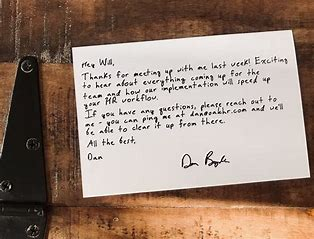
#> input picture images/sample.jpg, 314 x 239 px
$ python -i preprocess.py   (imports and definitions only)
#> lines starting #> are read from the running program, lines starting #| are printed output that depends on the picture
import cv2

def load_and_preprocess_image(image_path):
#> called with image_path = '../../images/sample.jpg'
    image = cv2.imread(image_path)
#> image is the input picture: shape (239, 314, 3); mean B, G, R 120.6, 133.9, 155
    image = cv2.resize(image, (800, 600))
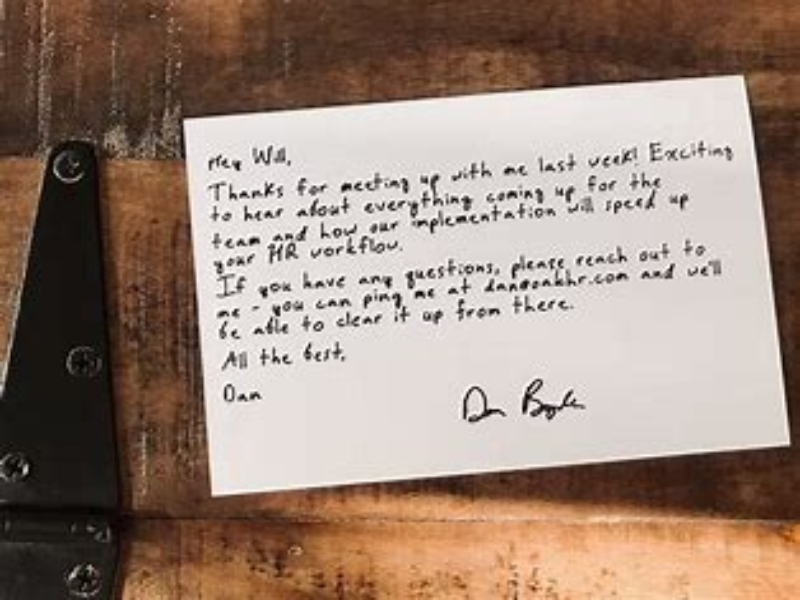
#> image: shape (600, 800, 3); mean B, G, R 120.5, 133.8, 154.9
    gray = cv2.cvtColor(image, cv2.COLOR_BGR2GRAY)
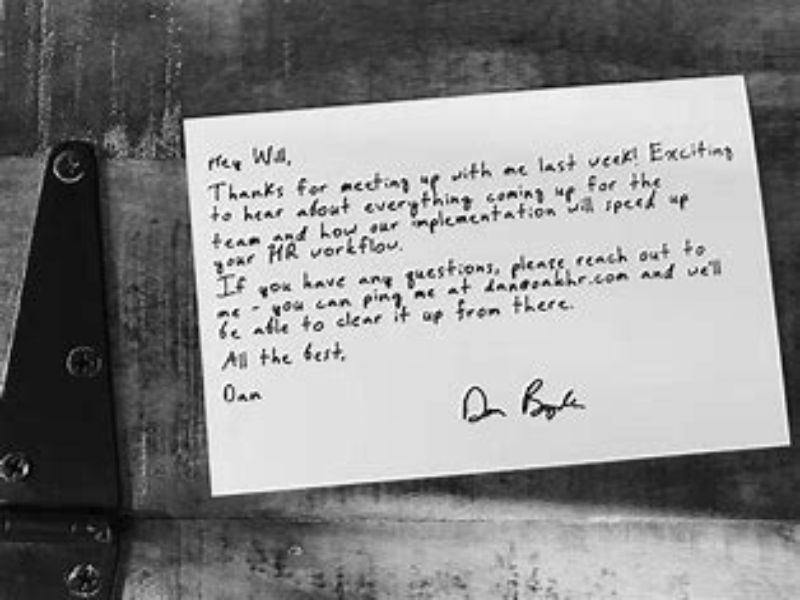
#> gray: shape (600, 800); min 1, max 254, mean 138.6
    blurred = cv2.GaussianBlur(gray, (5, 5), 0)
    edged = cv2.Canny(blurred, 30, 150)
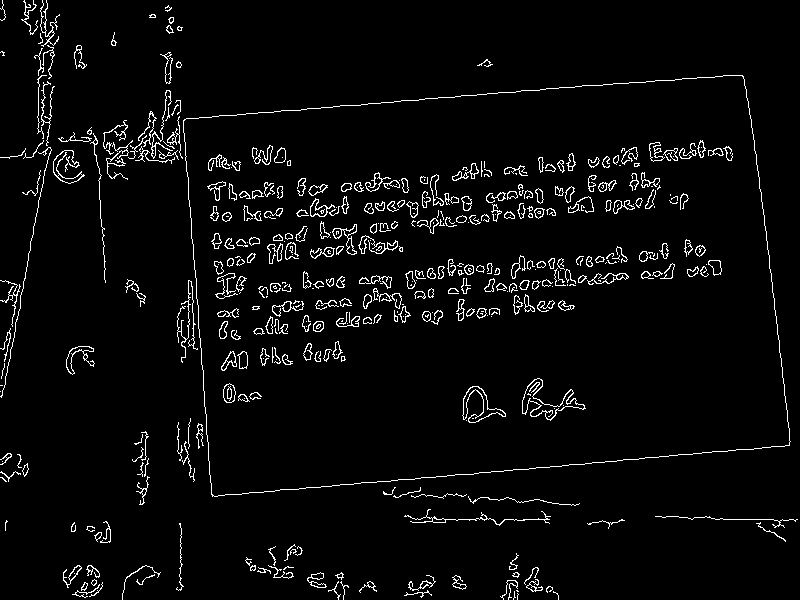
#> edged: shape (600, 800); 3.9% white in thin lines or dots
    return image, edged

>>> result = load_and_preprocess_image('../../images/sample.jpg')
